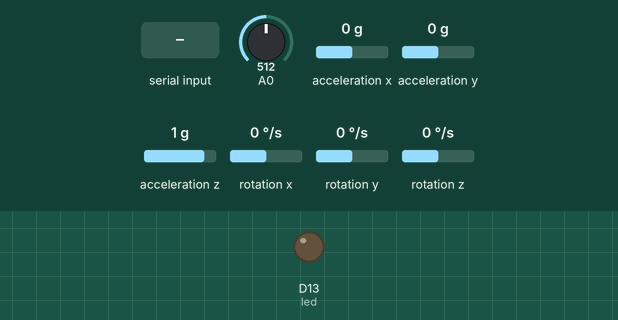
Simulated run of this sketch. Board: Arduino Nano 33 IoT. Shown: output pins drawn as LEDs (lit = HIGH). The test bench sets the inputs (shaded band); at power-on: A0 = 512, acceleration x 0 g, acceleration y 0 g, acceleration z 1 g, rotation x 0 °/s, rotation y 0 °/s, rotation z 0 °/s. What the sketch prints to the serial monitor is not drawn.

Above: at 1.2 s.
1.3 s: "A" received over Serial
At 1.9 s:
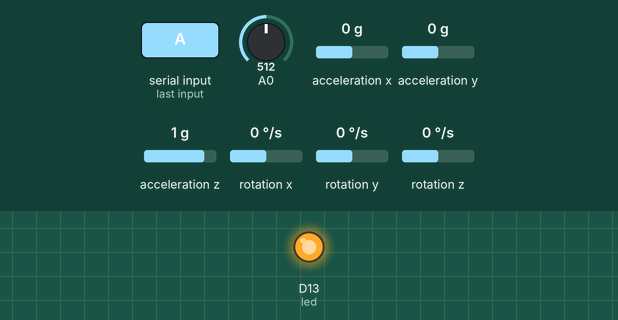
2.8 s: "Z" received over Serial
At 4.0 s:
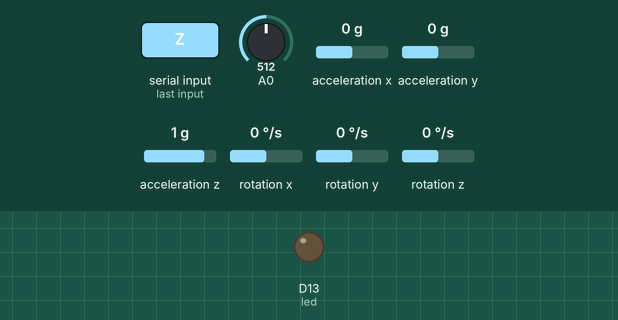
4.3 s: A0 set to 110
5.8 s: A0 set to 88
Timing chart, 0 to 8.3 s (numbered marks = the images above; inputs shaded):
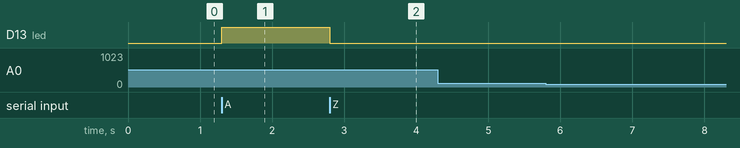

The sketch:

LightAndMovement.ino
```cpp
//Libraries for IMU and converting data
#include <Arduino_LSM6DS3.h>
#include <MadgwickAHRS.h>

//Object for filtering IMU data
Madgwick filter;

//Sensor rate of IMU sensor
const float sensorRate = 104.00;

//Input pin for LDR
int light = 0;
//Variable for storing light value
int lightValue = 0;
//LED pin
int led = 13;
void setup() {
  //Start Serial
  Serial.begin(9600);
  //Check if IMU is working
  if (!IMU.begin()) {
    Serial.println("Failed to initialize IMU");
    //Stop if its not working
    while (true);
  }
  // start the filter to run at the sample rate:
  filter.begin(sensorRate);
  pinMode(led,OUTPUT);
}

void loop() {
  //Read analog value
  lightValue = analogRead(light);
  //Values for acceleration and rotation
  float xAcc,yAcc,zAcc;
  float xGyro,yGyro,zGyro;

  //Orientation
  float roll,pitch,heading;
  //Reading IMU data
  if(IMU.accelerationAvailable() &&IMU.gyroscopeAvailable()){

    IMU.readAcceleration(xAcc,yAcc,zAcc);
    IMU.readGyroscope(xGyro,yGyro,zGyro);
    //Filter data
    filter.updateIMU(xGyro, yGyro, zGyro, xAcc, yAcc, zAcc);
    // Get the heading, pitch and roll
    roll = filter.getRoll();
    pitch = filter.getPitch();
    heading = filter.getYaw();
    //Print IMU & LDR values
    Serial.print(heading);
    Serial.print(";");
    Serial.print(pitch);
    Serial.print(";");
    Serial.print(roll);
    Serial.print(";");
    Serial.println(lightValue);
    }

  //Read incoming data
   if(Serial.available() > 0 ){
      char incomingData = Serial.read();
      if(incomingData == 'A') {
        digitalWrite(led,HIGH);
      }else if(incomingData == 'Z') {
        digitalWrite(led,LOW);
      }
  }
  //Delay for ADC stabilizing;
  delay(1);


}
```

Measured:
- after the input at 1.3 s, D13 (led): LOW → HIGH at once
- after the input at 2.8 s, D13 (led): HIGH → LOW at once
- after the input at 4.3 s, every drawn part: stays the same
- after the input at 5.8 s, every drawn part: stays the same
